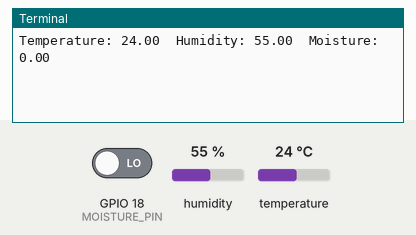
Recording of a program running on a simulated Raspberry Pi (BCM pin numbers). Shown: the last lines printed to the terminal. The test bench sets the inputs (shaded band); at power-on: humidity 55 %, GPIO 18 (MOISTURE_PIN) LOW, temperature 24 °C. Databases and web services accept everything at once and return nothing.

Above: at 1.2 s.
1.3 s: humidity set to 22 %
At 4.2 s:
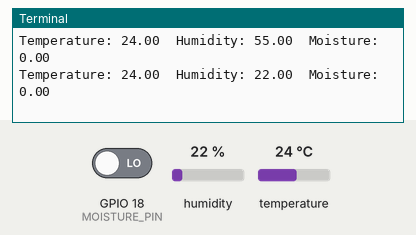
4.7 s: GPIO 18 (MOISTURE_PIN) driven HIGH
At 7.0 s:
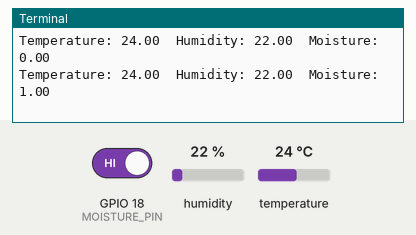
8.1 s: temperature set to 12 °C
At 8.7 s:
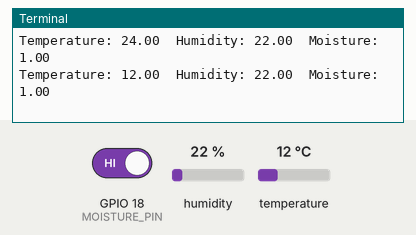
11.5 s: GPIO 18 (MOISTURE_PIN) driven LOW
At 14.4 s:
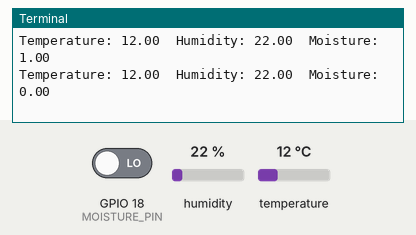
14.9 s: humidity set to 40 %
At 16.1 s:
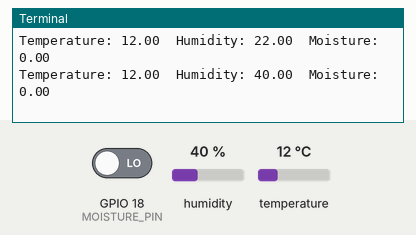
Timing chart, 0 to 17.9 s (numbered marks = the images above; inputs shaded):
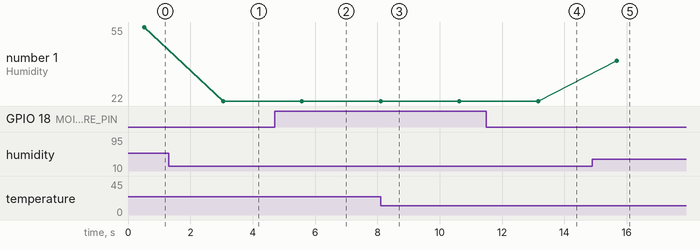

Measured:
- after the input at 1.3 s, the terminal: prints a new line after 1.8 s (image 1)
- after the input at 4.7 s, the terminal: prints a new line after 0.88 s (image 2)
- after the input at 8.1 s, the terminal: prints a new line at once (image 3)
- after the input at 11.5 s, the terminal: prints a new line after 1.7 s (image 4)
- after the input at 14.9 s, the terminal: prints a new line after 0.78 s (image 5)
- plotted number 1: 55 → 22 after the input at 1.3 s, 22 → 40 after the input at 14.9 s

The program:

raspi.py
```python
import RPi.GPIO as GPIO
import Adafruit_DHT
import time
import mysql.connector

# Connect to MySQL server
connection = mysql.connector.connect(
    host=" ",                                       #root address of amazon of RDS
    user="",                                        #user name
    password=" ",                                   #Password
    database=" "                                    #Database name
)

# Create a cursor object to execute SQL queries
cursor = connection.cursor()

DHT_PIN=17
MOISTURE_PIN = 18

DHT_SENSOR = Adafruit_DHT.DHT11                     #for DHT pin

GPIO.setmode(GPIO.BCM)                              #Broadcom SOC channel
GPIO.setup(MOISTURE_PIN, GPIO.IN)

try:

    while True:
        humidity, temperature = Adafruit_DHT.read_retry(DHT_SENSOR, DHT_PIN)
        moisture_level = GPIO.input(MOISTURE_PIN)

        if humidity is not None and temperature is not None:

            insert_query = "INSERT INTO myApp_agriculture (motor, temp, humidity, soil_moisture) VALUES (%s, %s, %s, %s)"
            data_to_insert = ("OFF", temperature, humidity, moisture_level)

            cursor.execute(insert_query, data_to_insert)
            connection.commit()

            print(f'Temperature: {temperature:.2f}  Humidity: {humidity:.2f}  Moisture: {moisture_level:.2f}')
            time.sleep(2)
        else:
            print("failed")

except KeyboardInterrupt:
    print("Existing....")
finally:
    GPIO.cleanup()

cursor.close()
connection.close()
```
